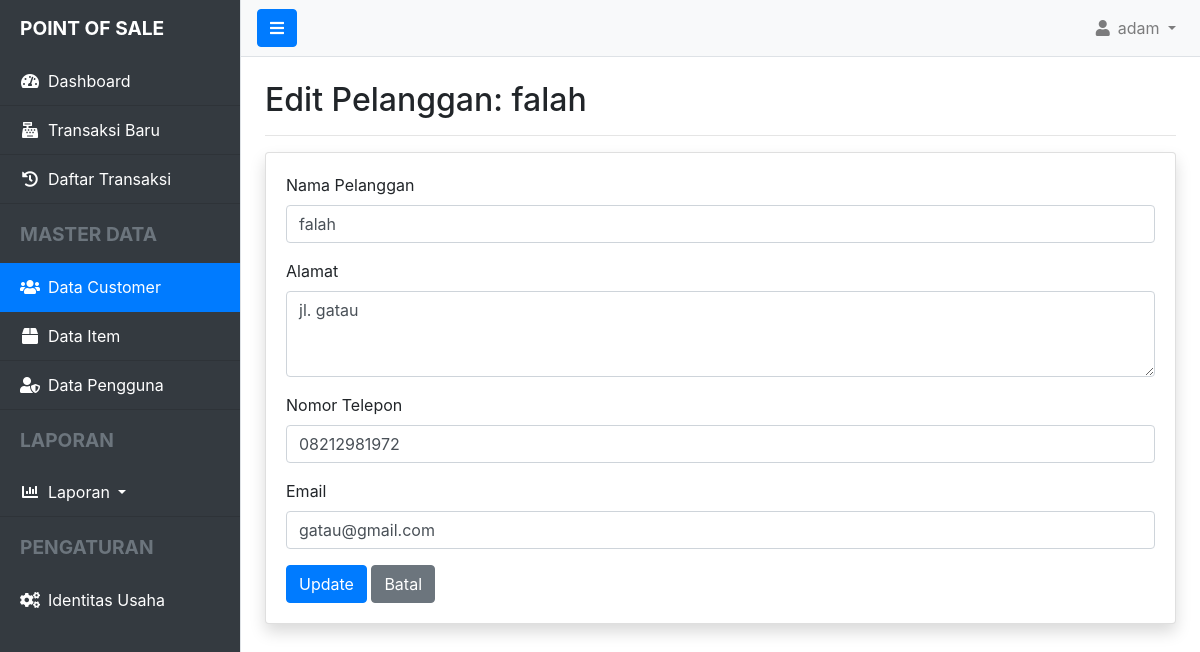
The app's page /index.php?controller=customer&action=edit&id=1 (signed in) with its own data.
### tables this page shows
CREATE TABLE `customers` (
  `id_customer` bigint UNSIGNED NOT NULL,
  `nama_customer` varchar(255) NOT NULL,
  `alamat` text,
  `telp` varchar(20) DEFAULT NULL,
  `email` varchar(255) DEFAULT NULL
);

### app/controllers/CustomerController.php (called while the page is built, shortened)
<?php
require_once __DIR__ . '../../models/CustomerModel.php';
class CustomerController {
    public function edit($id) {
        $customer = CustomerModel::find($id);
        require __DIR__ . '/../views/layout/header.php';
        require __DIR__ . '/../views/layout/sidebar.php';
        require __DIR__ . '/../views/customer/edit.php';
        require __DIR__ . '/../views/layout/footer.php';
    }
}

### index.php (called while the page is built, shortened)
<?php
require_once __DIR__ . '/routes.php';

### app/models/CustomerModel.php (called while the page is built, shortened)
<?php
class CustomerModel {
    public static function find($id) {
        $db = Database::getInstance();
        $stmt = $db->prepare("SELECT * FROM customers WHERE id_customer = ?");
        $stmt->execute([$id]);
        return $stmt->fetch();
    }
}

### app/views/customer/edit.php (the view)
<h2>Edit Pelanggan: <?= htmlspecialchars($customer['nama_customer']); ?></h2>
<hr>
<div class="card shadow">
    <div class="card-body">
        <form action="index.php?controller=customer&action=edit&id=<?= $customer['id_customer']; ?>" method="POST">
            <div class="form-group">
                <label for="nama_customer">Nama Pelanggan</label>
                <input type="text" name="nama_customer" class="form-control" value="<?= htmlspecialchars($customer['nama_customer']); ?>" required>
            </div>
            <div class="form-group">
                <label for="alamat">Alamat</label>
                <textarea name="alamat" class="form-control" rows="3"><?= htmlspecialchars($customer['alamat']); ?></textarea>
            </div>
            <div class="form-group">
                <label for="telp">Nomor Telepon</label>
                <input type="text" name="telp" class="form-control" value="<?= htmlspecialchars($customer['telp']); ?>">
            </div>
            <div class="form-group">
                <label for="email">Email</label>
                <input type="email" name="email" class="form-control" value="<?= htmlspecialchars($customer['email']); ?>">
            </div>
            <button type="submit" class="btn btn-primary">Update</button>
            <a href="index.php?controller=customer&action=index" class="btn btn-secondary">Batal</a>
        </form>
    </div>
</div>

### app/views/layout/header.php (style rules this page uses)
body { overflow-x: hidden; }

### records on screen
customers: nama_customer "falah", alamat "jl. gatau", telp "08212981972", email "gatau@gmail.com"

### other values on screen
$_SESSION['username'] "adam"
